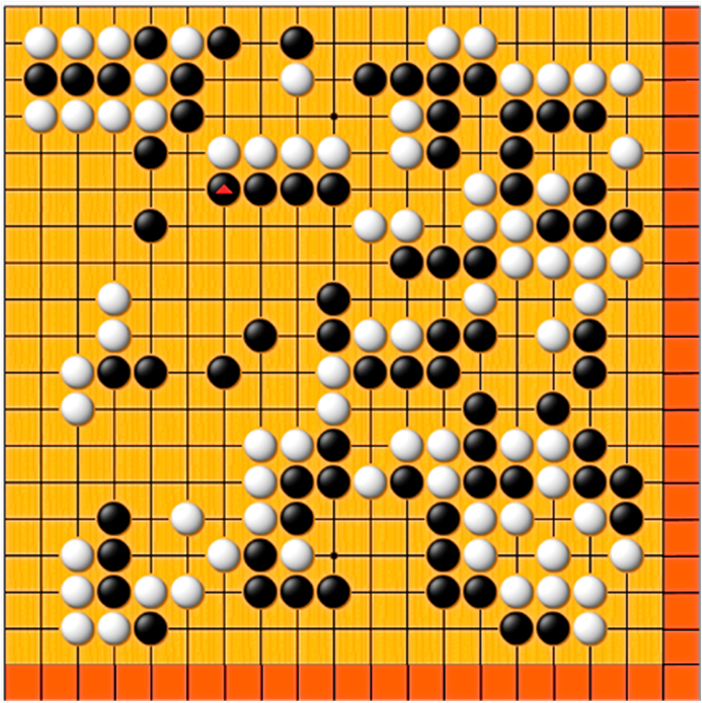
#> input picture opencv_py_demo/demo1/Fig/test9.png, 702 x 703 px
$ python 'cv.watershed()分水岭.py'
#> lines starting #> are read from the running program, lines starting #| are printed output that depends on the picture; after the words box and inside, x2 and y2 are one past the last pixel; in counts of white or black regions, pixels touching at a corner belong together
import numpy as np
import cv2 as cv
from matplotlib import pyplot as plt

def f1():

    img = cv.imread("Fig/test9.png")
#> img is the input picture: shape (703, 702, 3); mean B, G, R 53.8, 149.5, 205.2
    gray = cv.cvtColor(img,cv.COLOR_BGR2GRAY)
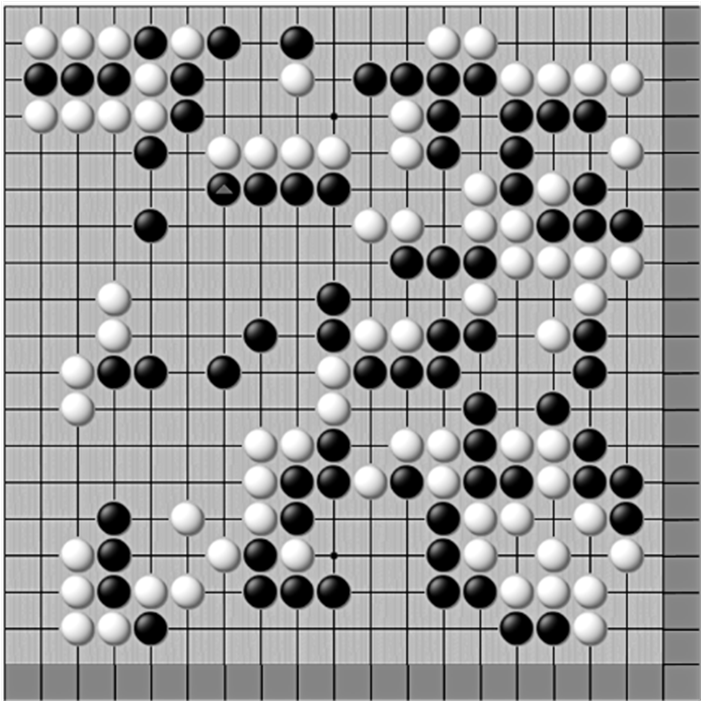
#> gray: shape (703, 702); min 0, max 255, mean 155.3
    ret, thresh = cv.threshold(gray,0,255,cv.THRESH_BINARY_INV+cv.THRESH_OTSU)
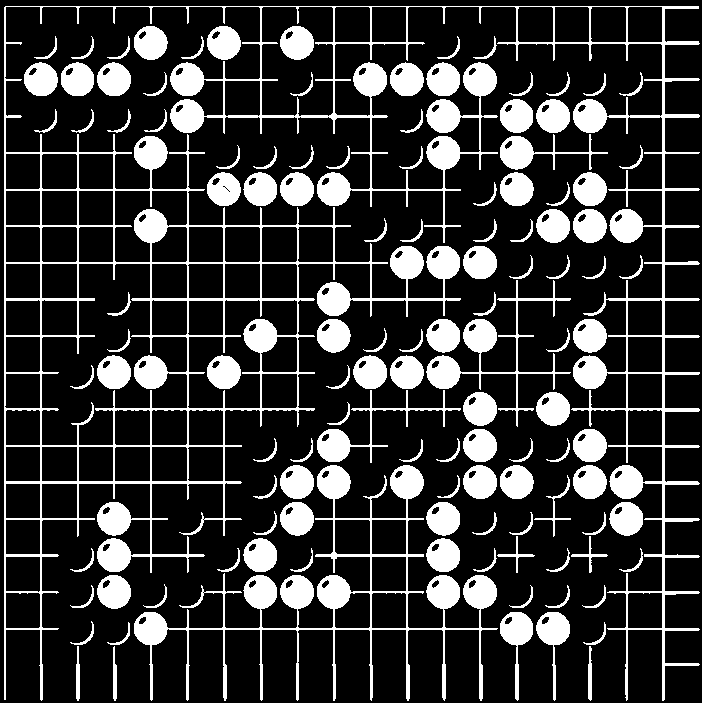
#> thresh: shape (703, 702); 20.8% white; 120 white regions, largest, box (x1, y1, x2, y2) and area: (4, 6, 700, 701) 42506, (134, 465, 498, 701) 11403, (426, 280, 571, 427) 2810
#> ret = 113

    cv.imshow("origin",img)
    cv.imshow("res",thresh)
    cv.waitKey(0)
    cv.destroyAllWindows()

if __name__ == "__main__":
    f1()
    # f2()
    # f3()


"""分水岭算法的整个过程："""

# 1-把梯度图像中的所有像素按照灰度值进行分类，并设定一个测地距离阈值。
# 2-找到灰度值最小的像素点（默认标记为灰度值最低点），让threshold从最小值开始增长，这些点为起始点。
# 3-水平面在增长的过程中，会碰到周围的邻域像素，测量这些像素到起始点（灰度值最低点）的测地距离，如果小于设定阈值，则将这些像素淹没，否则在这些像素上设置大坝，这样就对这些邻域像素进行了分类。
# 4-随着水平面越来越高，会设置更多更高的大坝，直到灰度值的最大值，所有区域都在分水岭线上相遇，这些大坝就对整个图像像素的进行了分区。

$ run again, with opencv_py_demo/demo1/Fig/test5.png copied over opencv_py_demo/demo1/Fig/test9.png
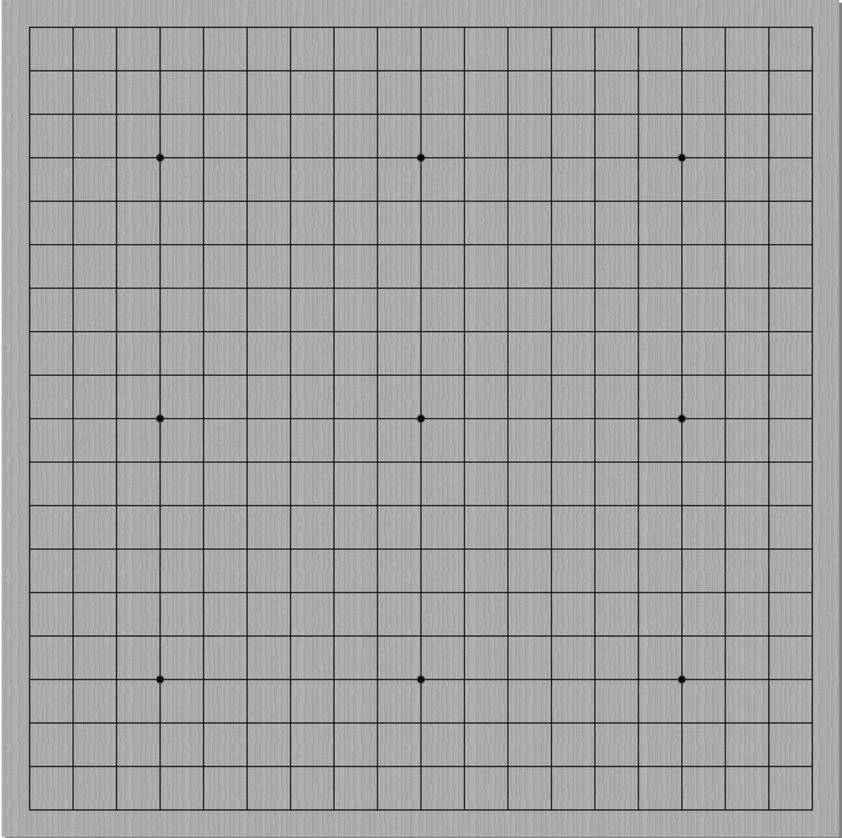
#> input picture opencv_py_demo/demo1/Fig/test5.png, 842 x 838 px, shrunk from 1104 x 1099 before the run
#> in f1, img is the input picture: shape (838, 842, 3); min 0, max 255, mean 163.6
#> in f1, `ret, thresh = cv.threshold(gray,0,255,cv.THRESH_BINARY_INV+cv.THRESH_O..`:
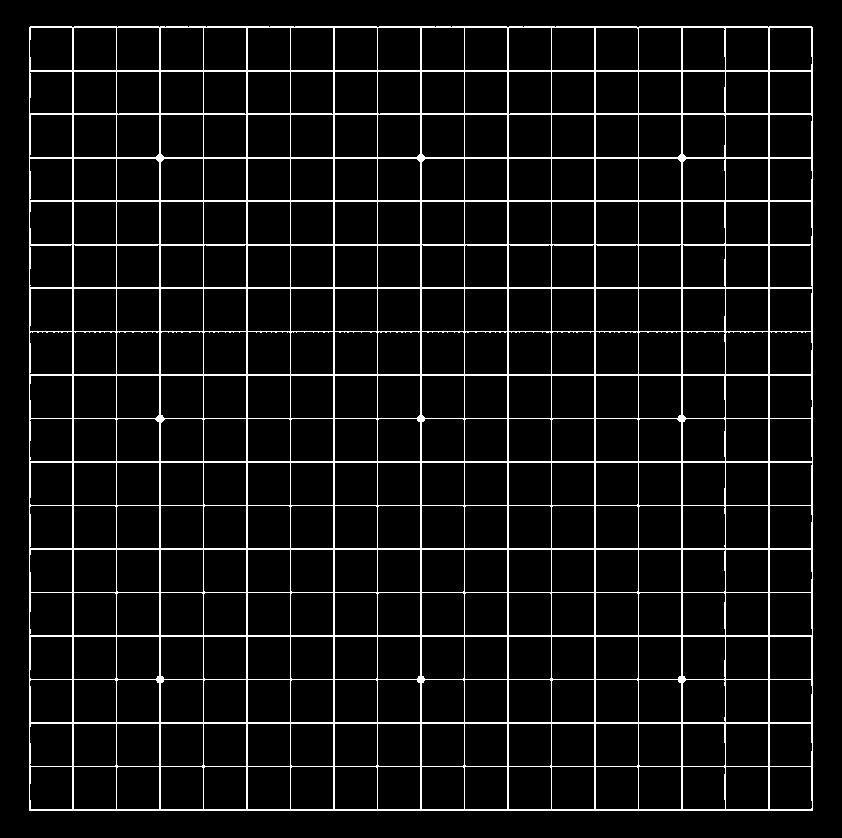
#> thresh: shape (838, 842); 6.8% white in thin lines or dots, all inside (x1, y1, x2, y2) = (29, 26, 813, 811)
#> ret = 119
